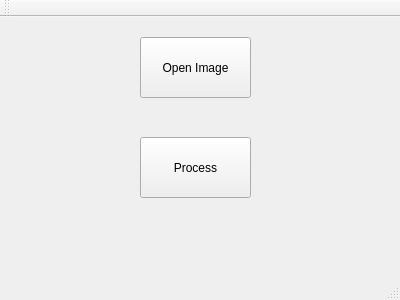
<?xml version="1.0" encoding="UTF-8"?>
<ui version="4.0">
 <class>MainWindow</class>
 <widget class="QMainWindow" name="MainWindow">
  <property name="geometry">
   <rect>
    <x>0</x>
    <y>0</y>
    <width>400</width>
    <height>300</height>
   </rect>
  </property>
  <property name="windowTitle">
   <string>MainWindow</string>
  </property>
  <widget class="QWidget" name="centralWidget">
   <widget class="QPushButton" name="pushButton">
    <property name="geometry">
     <rect>
      <x>140</x>
      <y>20</y>
      <width>111</width>
      <height>61</height>
     </rect>
    </property>
    <property name="text">
     <string>Open Image</string>
    </property>
   </widget>
   <widget class="QPushButton" name="pushButton_2">
    <property name="geometry">
     <rect>
      <x>140</x>
      <y>120</y>
      <width>111</width>
      <height>61</height>
     </rect>
    </property>
    <property name="text">
     <string>Process</string>
    </property>
   </widget>
  </widget>
  <widget class="QMenuBar" name="menuBar">
   <property name="geometry">
    <rect>
     <x>0</x>
     <y>0</y>
     <width>400</width>
     <height>26</height>
    </rect>
   </property>
  </widget>
  <widget class="QToolBar" name="mainToolBar">
   <attribute name="toolBarArea">
    <enum>TopToolBarArea</enum>
   </attribute>
   <attribute name="toolBarBreak">
    <bool>false</bool>
   </attribute>
  </widget>
  <widget class="QStatusBar" name="statusBar"/>
 </widget>
 <layoutdefault spacing="6" margin="11"/>
 <resources/>
 <connections/>
</ui>
